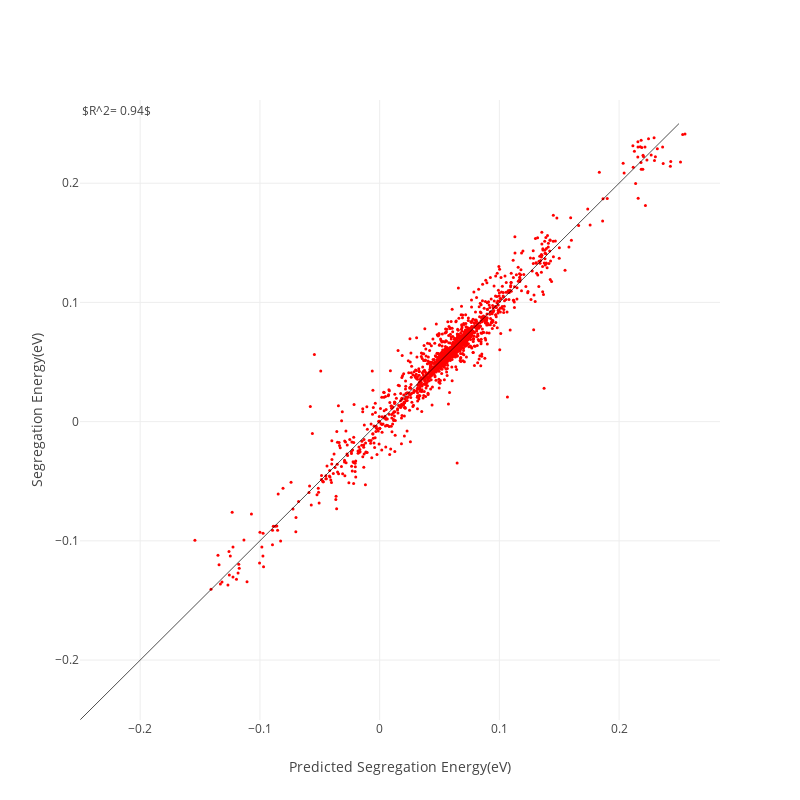

The notebook cell saved with this chart:
### Code cell
#draw correlation
main = go.Scatter(x = Y_cos_pred, 
          y = Y_cos, 
          marker={'color':'red', 'symbol':'circle','size':3}, 
          mode='markers'
         )

data = [main]

layout = go.Layout(autosize = False, 
           height = 800,
           width = 800, 
           xaxis={'title':"Predicted Segregation Energy(eV)", 'zeroline':False},
           yaxis = {'title':'Segregation Energy(eV)', 'zeroline':False},
           annotations = [
                   dict(
                   x = 0,
                   y = 1,
                   xref = 'paper',
                   yref = 'paper',
                   text = '$R^2= %4.2f$'%(R_squared),
                   showarrow = False,
                   font = dict(size = 12)
                   )
               ],
           shapes =[{'type':'line', 
                            'x0':-0.25,
                            'x1':0.25,
                            'y0':-0.25,
                            'y1':0.25,
                            'line':{'width':0.7}
                    }],
          )
plot = py.iplot(go.Figure(data = data, layout = layout))

### Figure 1 — Plotly figure (JSON) as saved in the notebook; plotly's stock layout.template omitted (floating-point values rounded to 4 significant figures; data arrays with more than 128 entries replaced by an {"elided": "..."} marker saying what was removed)
{"data": [{"marker": {"color": "red", "size": 3, "symbol": "circle"}, "mode": "markers", "type": "scatter", "uid": "49d033f2-a6cb-413d-a622-eb4cd496886c", "x": {"elided": "2135 float values"}, "y": {"elided": "2135 float values"}}], "layout": {"annotations": [{"font": {"size": 12}, "showarrow": false, "text": "$R^2= 0.94$", "x": 0, "xref": "paper", "y": 1, "yref": "paper"}], "autosize": false, "height": 800, "shapes": [{"line": {"width": 0.7}, "type": "line", "x0": -0.25, "x1": 0.25, "y0": -0.25, "y1": 0.25}], "width": 800, "xaxis": {"autorange": true, "range": [-0.2503, 0.2843], "title": {"text": "Predicted Segregation Energy(eV)"}, "type": "linear", "zeroline": false}, "yaxis": {"autorange": true, "range": [-0.2503, 0.2698], "title": {"text": "Segregation Energy(eV)"}, "type": "linear", "zeroline": false}}}
